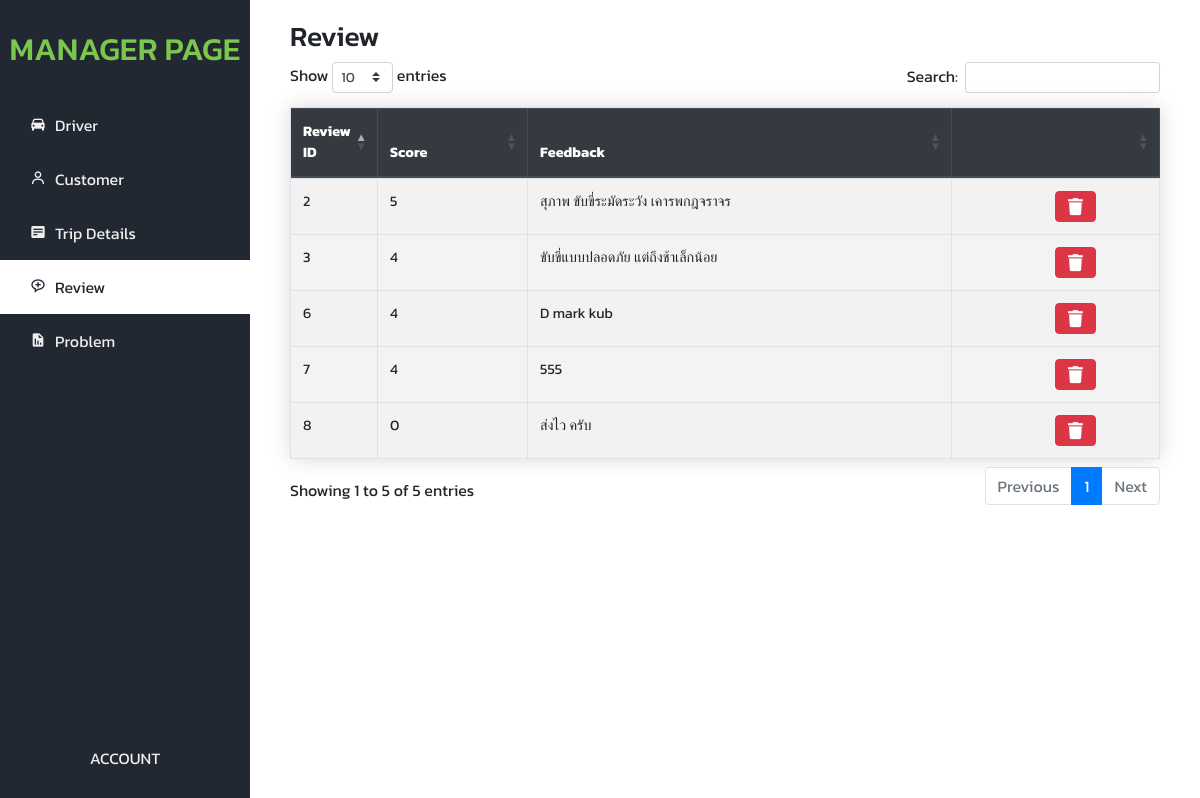
The app's page /SendIP/Admin_Page/Manager-Review.php with its own data.
### tables this page shows
CREATE TABLE `review` (
  `Review_ID` int(2) NOT NULL,
  `Review_Score` int(1) DEFAULT NULL,
  `Review_Feedback` varchar(35) DEFAULT NULL
);

### SendIP/Admin_Page/Manager-Review.php (the view, shortened to what this page needs)
	<?php
		include('connect.php');
	?>
<!DOCTYPE html>
<html lang="en">
	<head>
		<link rel="stylesheet" href="./css/style.css">
		<link href='https://unpkg.com/boxicons@2.1.1/css/boxicons.min.css' rel='stylesheet'>
		<link rel="stylesheet" href="https://maxcdn.bootstrapcdn.com/bootstrap/4.5.2/css/bootstrap.min.css">
		<link rel="stylesheet" href="https://use.fontawesome.com/releases/v5.7.0/css/all.css"
>
		<link rel="stylesheet" href="https://cdn.datatables.net/1.11.5/css/dataTables.bootstrap4.min.css">
		<link rel="stylesheet" href="https://cdnjs.cloudflare.com/ajax/libs/twitter-bootstrap/4.5.2/css/bootstrap.css">
	</head>
	<body>
		<div class="wrapper">
			<div class="sidebar">
				<h2>Manager Page</h2>
				<ul>
                    <li><a href="./Manager-Driver.php"><i class='bx bxs-car'></i>Driver</a></li>
                    <li><a href="./Manager-Customer.php"><i class='bx bx-user'></i></i>Customer</a></li>
					<li><a href="./Manager-Trip.php"><i class='bx bxs-detail'></i>Trip Details</a></li>
					<li class="active"><a href="./Manager-Review.php"><i class='bx bx-message-rounded-add' ></i>Review</a></li>
					<li><a href="./Manager-Report.php"><i class='bx bxs-report'></i>Problem</a></li>
				</ul>
				<div class="account">
					<span>Account</span>
				</div>
			</div>
			<div class="main">
                <div class="head">
                    <h3>Review</h3>
                </div>
                <div class="body">
					<table id="example" class="table table-striped table-bordered table-hover table-responsive-sm" style="width:100%">
						<thead class="thead-dark">
							<tr>
								<th>Review ID</th>
								<th>Score</th>
								<th>Feedback</th>
								<th></th>
							</tr>
						</thead>
						<tbody>
							<?php
								$sql = "SELECT * FROM review";
								$result = mysqli_query($conn, $sql);
								while ($item = mysqli_fetch_assoc($result)) { ?>
							<tr>
								<td width="10%"><?php echo $item["Review_ID"]; ?></td>
								<td><?php echo $item["Review_Score"]; ?></td>
								<td><?php echo $item["Review_Feedback"]; ?></td>
								<td class="text-center">
									<div class="btn-group btn-group-sm">
									<center>
										<a class="btn btn-danger" href="del_review.php?id=<?php echo $item["Review_ID"]; ?>" onclick=\"return confirm('Do you want to delete this record? !!!')\">
											<i class="fas fa-trash"> </i>
										</a>
									</center>
									</div>
								</td>
							</tr>
							<?php
								}
							?>
						</tbody>
					</table>
                </div>
            </div>
		</div>
	</body>
</html>

### SendIP/Admin_Page/css/style.css (style rules this page uses)
* { margin: 0; padding: 0; box-sizing: border-box; font-family: 'Kanit', sans-serif; }
body { background: #EEEEEE; }
h3 { font-size: 35px; font-weight: 300; }
.wrapper { display: flex; position: relative; }
.wrapper .sidebar { position: fixed; top: 0; left: 0; height: 100%; width: 250px; background: #222831; }
.wrapper .sidebar h2 { color: #7BC74D; text-transform: uppercase; text-align: center; margin-bottom: 30px; margin-top: 30px; }
.wrapper .sidebar ul li { padding: 15px 30px 15px; list-style-type: none; }
.wrapper .sidebar ul li a { color: #EEE; display: block; text-decoration: none; }
.wrapper .sidebar ul li .bx { width: 25px; }
.wrapper .sidebar ul li.active a { color: #222831; }
.wrapper .sidebar ul li.active { background-color: #fff; }
.wrapper .sidebar .account { position: absolute; bottom: 0; left: 50%; transform: translateX(-50%); display: flex; padding-bottom: 30px; color: #EEEEEE; text-transform: uppercase; }
.wrapper .main { width: 80%; margin-left: 200px; display: inline-block; flex-wrap: wrap; }
.wrapper .main .head { display: flex; margin-top: 20px; margin-left: 90px; flex-wrap: wrap; }
.wrapper .main .btn { display: flex; margin-left: 40px; flex-wrap: wrap; }
.wrapper .main .body { margin-left: 90px; display: block; flex-wrap: wrap; }
.table { border-collapse: collapse; margin: 25px 0; font-size: 0.9em; font-family: sans-serif; min-width: 750px; box-shadow: 0 0 20px rgba(0, 0, 0, 0.15); }
.table thead tr { background-color: #393E46; color: #ffffff; text-align: left; }
.table th, .table td { padding: 8px 10px; }
.table tbody tr { border-bottom: 1px solid #dddddd; }
.table tbody tr:nth-of-type(even) { background-color: #f3f3f3; }
.table tbody tr:last-of-type { border-bottom: 2px solid #393E46; }
.table td i { text-align: center; font-size: 17px; color: white; }

### records on screen
review: Review_ID "2", Review_Score "5", Review_Feedback "สุภาพ ขับขี่ระมัดระวัง เคารพกฎจราจร"
review: Review_ID "3", Review_Score "4", Review_Feedback "ขับขี่แบบปลอดภัย แต่ถึงช้าเล็กน้อย"
review: Review_ID "6", Review_Score "4", Review_Feedback "D mark kub"
review: Review_ID "7", Review_Score "4", Review_Feedback "555"
review: Review_ID "8", Review_Score "0", Review_Feedback "ส่งไว ครับ"
